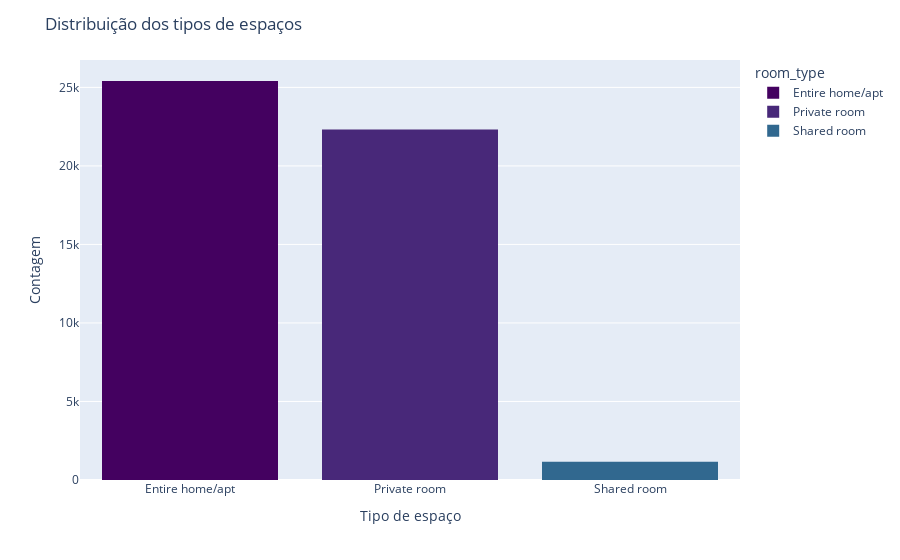

The cell this chart's notebook holds for it:
### Markdown cell above
### Tipos de espaços

### Code cell
cores = {
    'Entire home/apt': '#440160',
    'Private room': '#482879',
    'Shared room': '#31688f'
}

fig = px.histogram(df2, x='room_type', color='room_type', color_discrete_map=cores)
fig.update_layout(title='Distribuição dos tipos de espaços',
                  xaxis_title='Tipo de espaço',
                  yaxis_title='Contagem')
fig.show()

### Figure 1 — Plotly figure (JSON) as saved in the notebook; plotly's stock layout.template omitted (floating-point values rounded to 4 significant figures; data arrays with more than 128 entries replaced by an {"elided": "..."} marker saying what was removed)
{"data": [{"alignmentgroup": "True", "bingroup": "x", "hovertemplate": "room_type=%{x}<br>count=%{y}<extra></extra>", "legendgroup": "Entire home/apt", "marker": {"color": "#440160", "pattern": {"shape": ""}}, "name": "Entire home/apt", "offsetgroup": "Entire home/apt", "orientation": "v", "showlegend": true, "type": "histogram", "x": {"elided": "25407 str values"}, "xaxis": "x", "yaxis": "y"}, {"alignmentgroup": "True", "bingroup": "x", "hovertemplate": "room_type=%{x}<br>count=%{y}<extra></extra>", "legendgroup": "Private room", "marker": {"color": "#482879", "pattern": {"shape": ""}}, "name": "Private room", "offsetgroup": "Private room", "orientation": "v", "showlegend": true, "type": "histogram", "x": {"elided": "22318 str values"}, "xaxis": "x", "yaxis": "y"}, {"alignmentgroup": "True", "bingroup": "x", "hovertemplate": "room_type=%{x}<br>count=%{y}<extra></extra>", "legendgroup": "Shared room", "marker": {"color": "#31688f", "pattern": {"shape": ""}}, "name": "Shared room", "offsetgroup": "Shared room", "orientation": "v", "showlegend": true, "type": "histogram", "x": {"elided": "1158 str values"}, "xaxis": "x", "yaxis": "y"}], "layout": {"barmode": "relative", "legend": {"title": {"text": "room_type"}, "tracegroupgap": 0}, "margin": {"t": 60}, "title": {"text": "Distribuição dos tipos de espaços"}, "xaxis": {"anchor": "y", "categoryarray": ["Entire home/apt", "Private room", "Shared room"], "categoryorder": "array", "domain": [0, 1], "title": {"text": "Tipo de espaço"}}, "yaxis": {"anchor": "x", "domain": [0, 1], "title": {"text": "Contagem"}}}}
